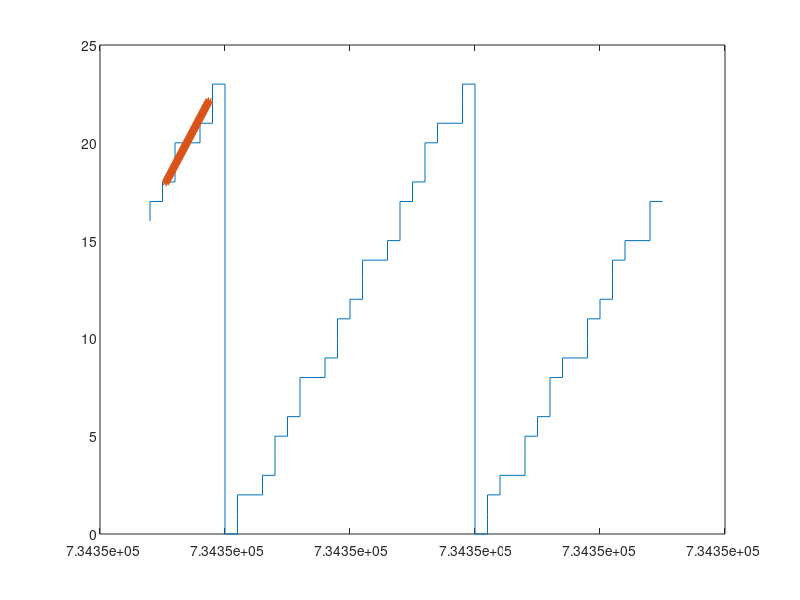

MATLAB code to generate this figure: (Note: this script raises an error after producing the figure.)
function test_convertTwoTsToMatlabTsObj
%make two partially overlapping [datenum, double] arrays whith different
%time steps. Convert to matlab ts objects resambled to use the same time
%step. 

tstart = datenum(2010,7,30,15,57,23);


Ts1 = zeros(600, 2);
Ts2 = zeros(100, 2);





for i=1:length(Ts1(:,2))
Ts1(i,1) = tstart + 5*i/(24*60);
Ts1(i,2) = hour(Ts1(i,1));

end

for i=1:length(Ts2(:,2))
    Ts2(i,1) = tstart + 2/24 + 2.5*i/(24*60);
Ts2(i,2) = hour(Ts2(i,1)) + minute(Ts2(i,1))/60;
end
clf
plot(Ts1(:,1), Ts1(:,2))
hold on
plot(Ts2(:,1), Ts2(:,2),'*')

tstart = Ts1(10,1);
tend = Ts2(end-10,1);


tsnew = convertTwoTsToMatlabTsObj(Ts1, Ts2, 1/(24*60));
figure
plot(tsnew)

end